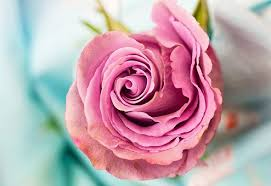
%> input picture DIP/Solutions/image.jpg, 271 x 186 px
$ octave HistogramCode2.m   (GNU Octave 9; MATLAB toolbox functions it lacks are replaced by stand-ins)
%> lines starting %> are read from the running program, lines starting %| are printed output that depends on the picture
I = imread('D:\Muniat\ImageProcessing\image.jpg');
%> I is the input picture: size 186x271x3 uint8; mean R, G, B 189.9, 163.3, 171.9
a=rgb2gray(I);
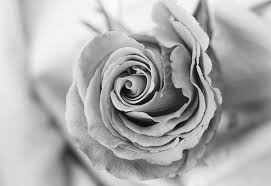
%> a: size 186x271 uint8; min 8, max 253, mean 172.2
subplot(4,2,1)
imshow(a)
title('Low contrast Image ')
subplot(4,2,2)
imhist(a,64)
title('Low contrast Image Histogram')
J = histeq(a);
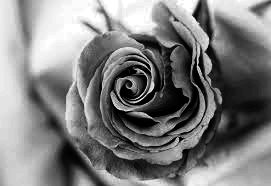
%> J: size 186x271 uint8; min 0, max 255, mean 126.4
subplot(4,2,3)


T = imadjust(a,[0;1])
subplot(4,2,3)
imshow(T)

title('Adjust Image')
subplot(4,2,4)
imhist(T)
title('Adjust Histogram')
T = imadjust(a,[0.5;1])
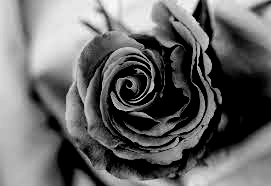
%> T: size 186x271 uint8; min 0, max 251, mean 103.8
subplot(4,2,5)
imshow(T)

title('Adjust Image2')
subplot(4,2,6)
imhist(T)
title('Adjust Histogram2')
T = imadjust(a,[0.75;1])
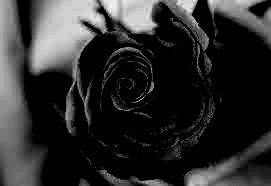
%> T: size 186x271 uint8; min 0, max 247, mean 44.4
subplot(4,2,7)
imshow(T)

title('Dark Image')
subplot(4,2,8)
imhist(T)
title('Dark image Histogram3')
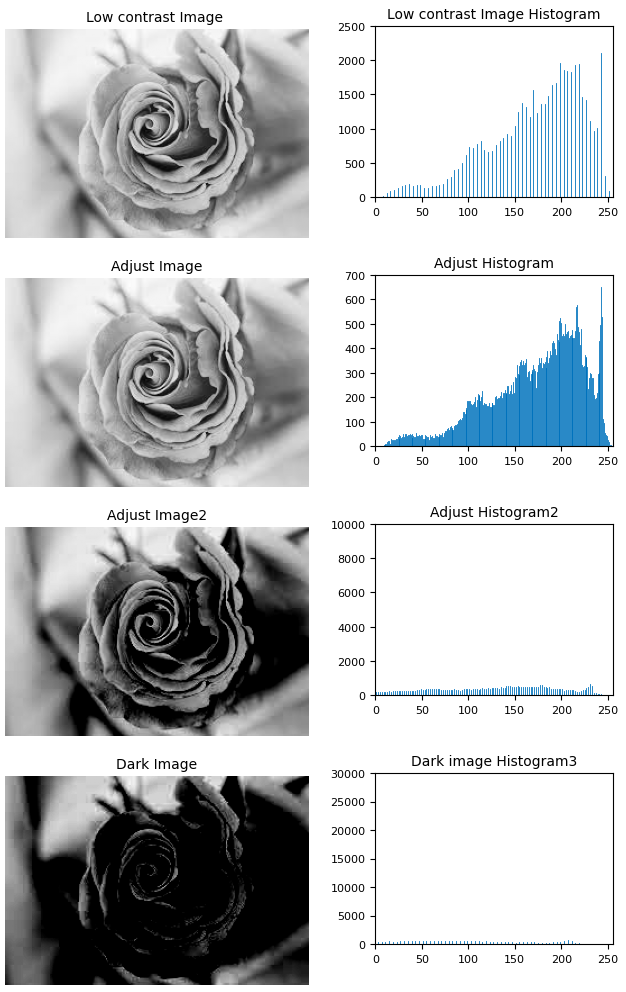
%> figure redrawn from the program's plot data, 8 panels

$ run again, with DIP/Solutions/download.jpg copied over DIP/Solutions/image.jpg
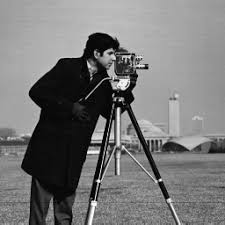
%> input picture DIP/Solutions/download.jpg, 225 x 225 px
%> I is the input picture: size 225x225x3 uint8; min 0, max 255, mean 118.8
%> `J = histeq(a);`:
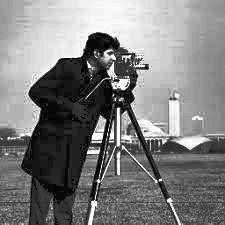
%> J: size 225x225 uint8; min 0, max 255, mean 126.9
%> `T = imadjust(a,[0.75;1])`:
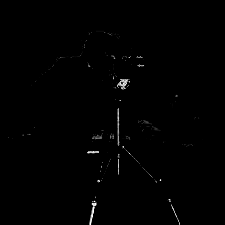
%> T: size 225x225 uint8; min 0, max 255, mean 1.4
